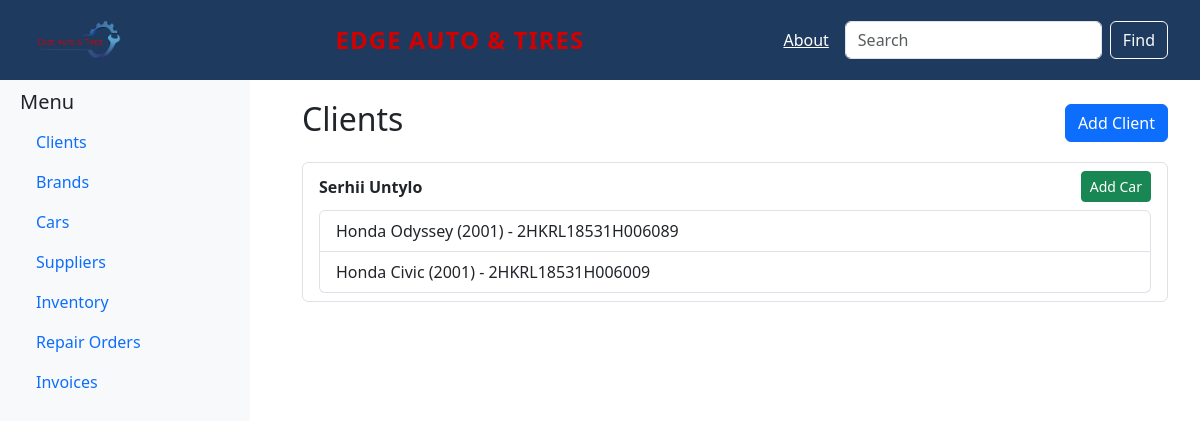
The page /clients/ on the database as committed earlier.
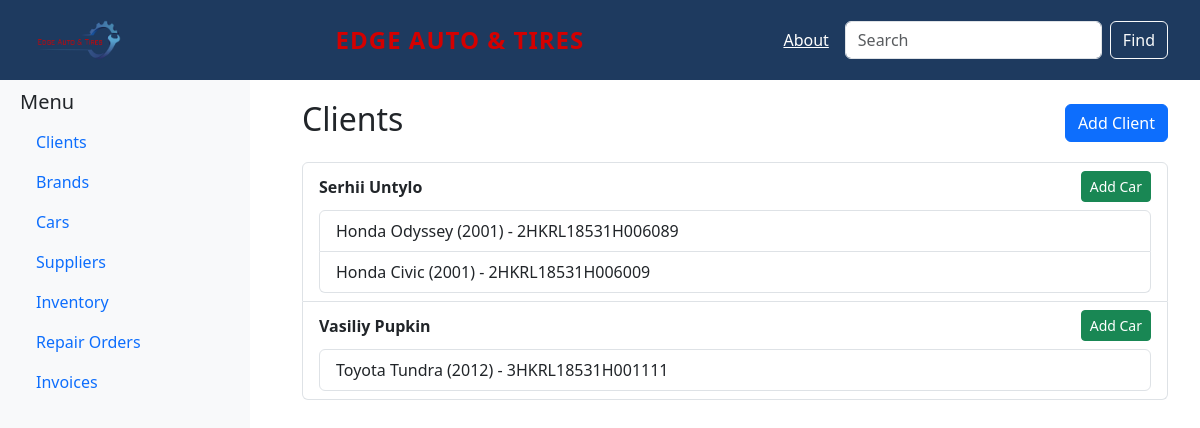
The same page on the database as committed later.
### cars/models.py (models this page shows, shortened)
class Client(models.Model):
    first_name = models.CharField(max_length=50, verbose_name="First Name")
    last_name = models.CharField(max_length=50, verbose_name="Last Name")
    address = models.TextField(verbose_name="Address")
    phone = models.CharField(max_length=15, unique=True, verbose_name="Phone")

class Car(models.Model):
    client = models.ForeignKey(Client, on_delete=models.CASCADE, related_name="cars")
    model = models.ForeignKey(CarModel, on_delete=models.CASCADE, related_name="cars")
    year = models.PositiveIntegerField(verbose_name="Year")
    vin = models.CharField(max_length=17, unique=True, verbose_name="VIN Number")

class CarModel(models.Model):
    brand = models.ForeignKey(Brand, on_delete=models.CASCADE, related_name="models")
    name = models.CharField(max_length=100, verbose_name="Model")

class Brand(models.Model):
    name = models.CharField(max_length=100, unique=True, verbose_name="Brand")

### cars/views.py (the view)
# urls.py: path('clients/', client_list, name='client_list'),
def client_list(request):
    clients = Client.objects.prefetch_related("cars").all()
    return render(request, 'client.html', {'clients': clients})

### cars/templates/client.html (shortened to what this page needs)
{% extends 'base.html' %}
{% block content %}
<div class="container">
    <div class="d-flex justify-content-between align-items-center">
        <h2>Clients</h2>
        <a href="{% url 'client_add' %}" class="btn btn-primary">Add Client</a>
    </div>
    <ul class="list-group mt-3">
        {% for client in clients %}
            <li class="list-group-item">
                <div class="d-flex justify-content-between align-items-center">
                    <span><strong>{{ client.first_name }} {{ client.last_name }}</strong></span>
                    <a href="{% url 'car_add' client.id %}" class="btn btn-success btn-sm">Add Car</a>
                </div>
                {% if client.cars.all %}
                    <ul class="list-group mt-2">
                        {% for car in client.cars.all %}
                            <li class="list-group-item">{{ car.model.brand.name }} {{ car.model.name }} ({{ car.year }}) - {{ car.vin }}</li>
                        {% endfor %}
                    </ul>
                {% else %}
                    <p class="text-muted">No cars available</p>
                {% endif %}
            </li>
        {% empty %}
            <li class="list-group-item">No clients available.</li>
        {% endfor %}
    </ul>
</div>
{% endblock %}

### cars/templates/base.html (shortened to what this page needs)
{% load static %}
<!DOCTYPE html>
<html lang="en">
<head>
    <link rel="stylesheet" href="https://cdn.jsdelivr.net/npm/bootstrap@5.3.0/dist/css/bootstrap.min.css">
</head>
<body>
    <nav class="navbar navbar-expand-lg">
        <div class="container-fluid d-flex justify-content-between align-items-center">
            <a class="navbar-brand d-flex align-items-center" href="{% url 'home' %}">
                <img src="{% static 'images/logo.png' %}" alt="Logo"
                     style="max-width: 120px; max-height: 50px;">
            </a>
            <div class="mx-auto fw-bold fs-4 ferrari-red text-center flex-grow-1">
            </div>
            <div class="d-flex align-items-center">
                <a href="#" class="text-white mx-3">About</a>
                <input type="text" class="form-control me-2" placeholder="Search">
                <button class="btn btn-outline-light">Find</button>
            </div>
        </div>
    </nav>
    <div class="sidebar">
        <h5>Menu</h5>
        <ul class="nav flex-column">
            <li class="nav-item"><a class="nav-link" href="/clients/">Clients</a></li>
            <li class="nav-item"><a class="nav-link" href="/brands/">Brands</a></li>
            <li class="nav-item"><a class="nav-link" href="/cars/">Cars</a></li>
            <li class="nav-item"><a class="nav-link" href="/suppliers/">Suppliers</a></li>
            <li class="nav-item"><a class="nav-link" href="/inventory/">Inventory</a></li>
            <li class="nav-item"><a class="nav-link" href="/repair-orders/">Repair Orders</a></li>
            <li class="nav-item"><a class="nav-link" href="/invoices/">Invoices</a></li>
        </ul>
    </div>
    <div class="content">
        {% block content %}
        {% endblock %}
    </div>
</body>
</html>

### cars/templates/base.html (style rules this page uses)
body { display: flex; min-height: 100vh; flex-direction: column; }
.navbar { background-color: #1E3A5F; color: white; padding: 10px 20px; position: fixed; width: 100%; top: 0; left: 0; z-index: 1050; }
.navbar-brand img { max-height: 50px; width: auto; margin-right: 10px; padding: 5px; border-radius: 5px; }
.sidebar { width: 250px; height: 100vh; background-color: #f8f9fa; padding: 20px; position: fixed; left: 0; top: 70px; overflow-y: auto; z-index: 1000; }
.content { margin-left: 270px; margin-top: 80px; padding: 20px; flex-grow: 1; }
.navbar a { color: white !important; }
.ferrari-red { color: #D40000 !important; text-transform: uppercase; letter-spacing: 1px; }

Rows that differ between the two databases and show on the page:
added Client: first_name "Vasiliy", last_name "Pupkin"
added Car: model.brand.name "Toyota", model.name "Tundra", year "2012", vin "3HKRL18531H001111", shown under "Vasiliy"
